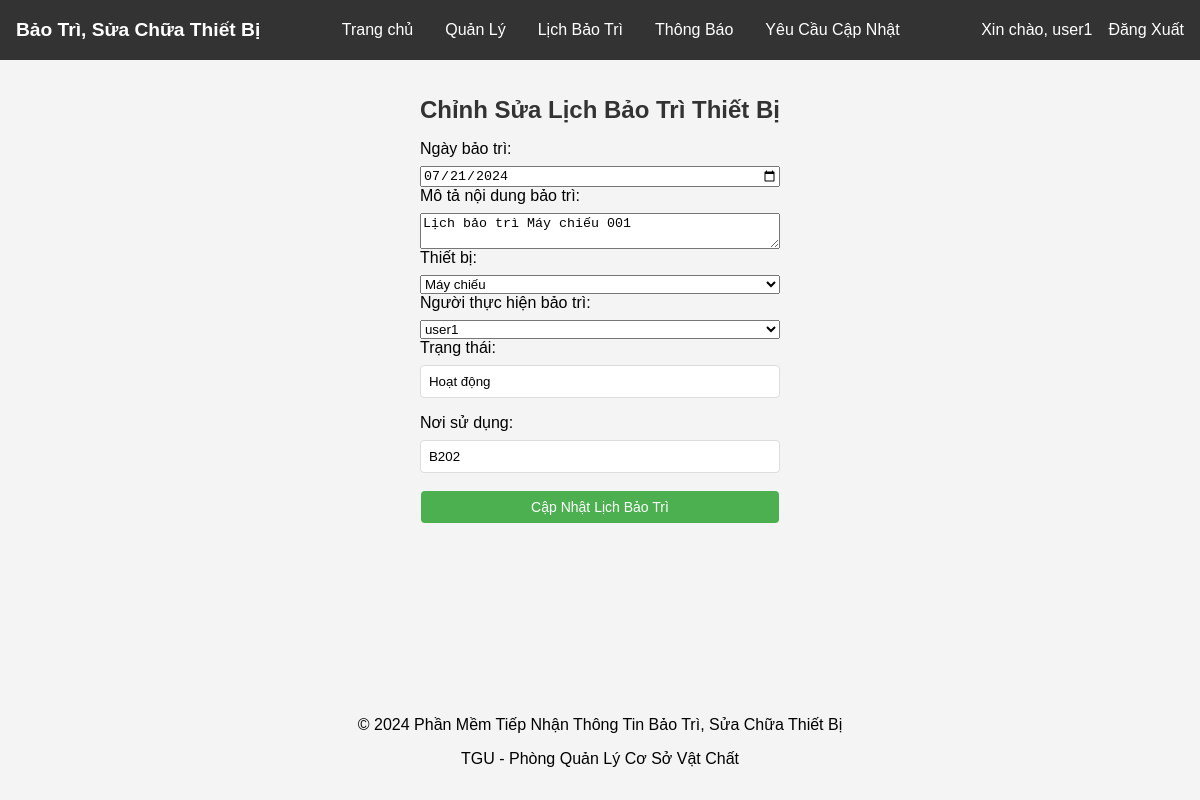
The app's page /edit_maintenance/2 (signed in) with its own data.
### tables this page shows
CREATE TABLE users (
        id INTEGER PRIMARY KEY AUTOINCREMENT,
        username TEXT NOT NULL UNIQUE,
        password TEXT NOT NULL,
        role TEXT NOT NULL
    );

CREATE TABLE maintenance (
    id INTEGER PRIMARY KEY AUTOINCREMENT,
    maintenance_date TEXT NOT NULL,
    description TEXT NOT NULL,
    device_code TEXT NOT NULL,  
    assigned_user INTEGER NOT NULL,
    status TEXT NOT NULL,
    location TEXT NOT NULL,
    FOREIGN KEY (device_code) REFERENCES devices (device_code),
    FOREIGN KEY (assigned_user) REFERENCES users (id)
);

CREATE TABLE devices (
        device_code TEXT PRIMARY KEY ,
        device_name TEXT NOT NULL,
        device_image TEXT NOT NULL,
        start_date DATE NOT NULL,
        status TEXT NOT NULL,
        technical_spec TEXT NOT NULL,
        location TEXT NOT NULL
    );

### app.py (the view, shortened to what this page needs)
@app.route('/edit_maintenance/<int:maintenance_id>', methods=['GET', 'POST'])
@login_required
def edit_maintenance(maintenance_id):
    conn = None
    try:
        conn = sqlite3.connect(DATABASE)
        c = conn.cursor()
        c.execute('SELECT * FROM maintenance WHERE id = ?', (maintenance_id,))
        maintenance = c.fetchone()
        c.execute('SELECT device_code, device_name FROM devices')
        devices = c.fetchall()
        c.execute('SELECT id, username FROM users WHERE role != "admin"')
        users = c.fetchall()
    except sqlite3.Error as e:
        flash(f'Error: {e}', 'error')
        return redirect(url_for('schedule_maintenance'))
    finally:
        if conn:
            conn.close()
    return render_template('admin/edit_maintenance.html', maintenance=maintenance, devices=devices, users=users)

### app.py (called while the page is built)
def login_required(f):
    @wraps(f)
    def decorated_function(*args, **kwargs):
        if 'logged_in' not in session:
            flash('You need to log in first.')
            return redirect(url_for('login'))
        return f(*args, **kwargs)
    return decorated_function

### templates/admin/edit_maintenance.html (shortened to what this page needs)
{% extends "admin/base.html" %}
{% block content %}
<h2>Chỉnh Sửa Lịch Bảo Trì Thiết Bị</h2>
<form action="{{ url_for('edit_maintenance', maintenance_id=maintenance[0]) }}" method="POST">
    <label for="maintenance_date">Ngày bảo trì:</label>
    <input type="date" id="maintenance_date" name="maintenance_date" value="{{ maintenance[1] }}" required>
    <label for="description">Mô tả nội dung bảo trì:</label>
    <textarea id="description" name="description" required>{{ maintenance[2] }}</textarea>
    <label for="device_id">Thiết bị:</label>
    <select id="device_id" name="device_id" required onchange="fetchDeviceInfo(this.value)">
        {% for device in devices %}
        <option value="{{ device[0] }}" {% if device[0] == maintenance[3] %}selected{% endif %}>{{ device[1] }}</option>
        {% endfor %}
    </select>
    <label for="assigned_user">Người thực hiện bảo trì:</label>
    <select id="assigned_user" name="assigned_user" required>
        {% for user in users %}
        <option value="{{ user[0] }}" {% if user[0] == maintenance[4] %}selected{% endif %}>{{ user[1] }}</option>
        {% endfor %}
    </select>
    <label for="status">Trạng thái:</label>
    <input type="text" id="status" name="status" value="{{ maintenance[5] }}" readonly>
    <label for="location">Nơi sử dụng:</label>
    <input type="text" id="location" name="location" value="{{ maintenance[6] }}" readonly>
    <button type="submit">Cập Nhật Lịch Bảo Trì</button>
</form>
{% endblock %}

### templates/admin/base.html (shortened to what this page needs)
<!DOCTYPE html>
<html lang="en">
<head>
    <link rel="stylesheet" href="{{ url_for('static', filename='styles.css') }}">
</head>
<body>
    <header>
        <h1>Bảo Trì, Sửa Chữa Thiết Bị</h1>
        <nav>
            <ul>
                <li><a href="{{ url_for('home') }}">Trang chủ</a></li>
                <li>
                    <a href="#">Quản Lý</a>
                </li>
                <li><a href="{{ url_for('schedule_maintenance') }}">Lịch Bảo Trì</a></li>
                <li><a href="{{ url_for('notifications') }}">Thông Báo</a></li>
                <li><a href="{{ url_for('device_update_requests') }}">Yêu Cầu Cập Nhật</a></li>
            </ul>
        </nav>
        <div class="user-info">
            {% if session.logged_in %}
                <span>Xin chào, {{ session.username }}</span>
                <a href="{{ url_for('logout') }}">Đăng Xuất</a>
            {% else %}
                <a href="{{ url_for('login') }}">Đăng Nhập</a>
            {% endif %}
        </div>
    </header>
    <main>
        {% block content %}{% endblock %}
    </main>
    <footer>
        <p>&copy; 2024 Phần Mềm Tiếp Nhận Thông Tin Bảo Trì, Sửa Chữa Thiết Bị</p>
        <p>TGU - Phòng Quản Lý Cơ Sở Vật Chất</p>
    </footer>
</body>
</html>

### static/styles.css (style rules this page uses)
body { font-family: Arial, sans-serif; margin: 0; padding: 0; display: flex; justify-content: center; align-items: center; height: 100vh; background-color: #f4f4f4; }
h1 { font-size: 25px; }
h2 { text-align: center; margin-bottom: 1rem; }
form { display: flex; flex-direction: column; }
label { margin-bottom: 0.5rem; }
input[type="text"], input[type="password"] { padding: 0.5rem; margin-bottom: 1rem; border: 1px solid #ddd; border-radius: 4px; }
button { padding: 0.5rem; background-color: #333; color: white; border: none; border-radius: 4px; cursor: pointer; }
form { margin-bottom: 1rem; }
button, .reset-button { background-color: #4CAF50; color: white; border: none; padding: 8px 16px; text-align: center; text-decoration: none; display: inline-block; font-size: 14px; margin: 2px 1px; cursor: pointer; border-radius: 4px; }
body { font-family: Arial, sans-serif; margin: 0; padding: 0; background-color: #f4f4f4; }
h2 { color: #333; }

### templates/admin/base.html (style rules this page uses)
body { font-family: Arial, sans-serif; margin: 0; padding: 0; display: flex; flex-direction: column; min-height: 100vh; }
header { width: 100%; display: flex; justify-content: space-between; align-items: center; background-color: #333; color: white; padding: 0 1rem; position: fixed; top: 0; left: 0; z-index: 1000; height: 60px; box-sizing: border-box; }
h1 { margin: 0; font-size: 1.2rem; white-space: nowrap; }
nav ul { list-style: none; margin: 0; padding: 0; display: flex; flex-wrap: nowrap; }
nav ul li { margin: 0 1rem; position: relative; }
nav ul li a { color: white; text-decoration: none; }
.user-info { display: flex; align-items: center; }
.user-info span { margin-right: 1rem; }
.user-info a { color: white; text-decoration: none; }
main { flex: 1; padding: 1rem; margin-top: 60px; box-sizing: border-box; overflow: auto; }
footer { background-color: #f4f4f4; text-align: center; padding: 1rem; box-sizing: border-box; }

### records on screen
users: username "user1"
maintenance: maintenance_date "07/21/2024", description "Lịch bảo trì Máy chiếu 001", device_id "Máy chiếu", status "Hoạt động", location "B202"

### other values on screen
form field assigned_user "user1"
